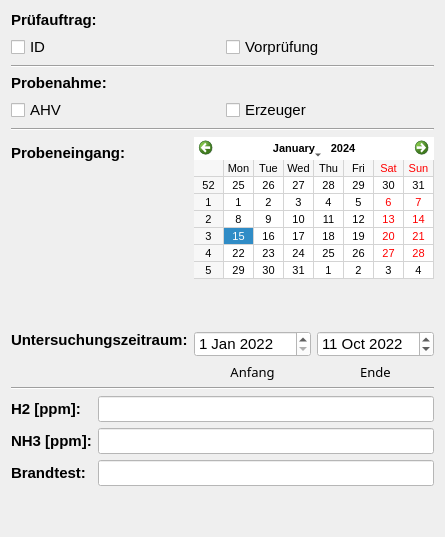
                <widget class="QFrame" name="frame">
                 <property name="sizePolicy">
                  <sizepolicy hsizetype="Fixed" vsizetype="Fixed">
                   <horstretch>0</horstretch>
                   <verstretch>0</verstretch>
                  </sizepolicy>
                 </property>
                 <layout class="QVBoxLayout" name="verticalLayout_7">
                  <item>
                   <widget class="QLabel" name="label_18">
                    <property name="sizePolicy">
                     <sizepolicy hsizetype="Fixed" vsizetype="Fixed">
                      <horstretch>0</horstretch>
                      <verstretch>0</verstretch>
                     </sizepolicy>
                    </property>
                    <property name="font">
                     <font>
                      <family>Leelawadee UI</family>
                      <pointsize>11</pointsize>
                      <weight>75</weight>
                      <bold>true</bold>
                     </font>
                    </property>
                    <property name="styleSheet">
                     <string>background-color: none;color: black</string>
                    </property>
                    <property name="text">
                     <string>Prüfauftrag:</string>
                    </property>
                   </widget>
                  </item>
                  <item>
                   <layout class="QHBoxLayout" name="horizontalLayout_3">
                    <item>
                     <widget class="QCheckBox" name="checkBox_10">
                      <property name="font">
                       <font>
                        <family>Leelawadee UI</family>
                        <pointsize>11</pointsize>
                       </font>
                      </property>
                      <property name="styleSheet">
                       <string>background-color: none;color: black</string>
                      </property>
                      <property name="text">
                       <string>ID</string>
                      </property>
                     </widget>
                    </item>
                    <item>
                     <widget class="QCheckBox" name="checkBox_11">
                      <property name="font">
                       <font>
                        <family>Leelawadee UI</family>
                        <pointsize>11</pointsize>
                       </font>
                      </property>
                      <property name="styleSheet">
                       <string>background-color: none;color: black</string>
                      </property>
                      <property name="text">
                       <string>Vorprüfung</string>
                      </property>
                     </widget>
                    </item>
                   </layout>
                  </item>
                  <item>
                   <widget class="Line" name="line_6">
                    <property name="orientation">
                     <enum>Qt::Horizontal</enum>
                    </property>
                   </widget>
                  </item>
                  <item>
                   <widget class="QLabel" name="label_20">
                    <property name="sizePolicy">
                     <sizepolicy hsizetype="Fixed" vsizetype="Fixed">
                      <horstretch>0</horstretch>
                      <verstretch>0</verstretch>
                     </sizepolicy>
                    </property>
                    <property name="font">
                     <font>
                      <family>Leelawadee UI</family>
                      <pointsize>11</pointsize>
                      <weight>75</weight>
                      <bold>true</bold>
                     </font>
                    </property>
                    <property name="styleSheet">
                     <string notr="true">color: rgb(0, 0, 0);</string>
                    </property>
                    <property name="text">
                     <string>Probenahme:</string>
                    </property>
                   </widget>
                  </item>
                  <item>
                   <layout class="QHBoxLayout" name="horizontalLayout_7">
                    <item>
                     <widget class="QCheckBox" name="checkBox_12">
                      <property name="font">
                       <font>
                        <family>Leelawadee UI</family>
                        <pointsize>11</pointsize>
                       </font>
                      </property>
                      <property name="styleSheet">
                       <string>background-color: none;color: black</string>
                      </property>
                      <property name="text">
                       <string>AHV</string>
                      </property>
                     </widget>
                    </item>
                    <item>
                     <widget class="QCheckBox" name="checkBox_13">
                      <property name="font">
                       <font>
                        <family>Leelawadee UI</family>
                        <pointsize>11</pointsize>
                       </font>
                      </property>
                      <property name="styleSheet">
                       <string>background-color: none;color: black</string>
                      </property>
                      <property name="text">
                       <string>Erzeuger</string>
                      </property>
                     </widget>
                    </item>
                   </layout>
                  </item>
                  <item>
                   <widget class="Line" name="line_7">
                    <property name="orientation">
                     <enum>Qt::Horizontal</enum>
                    </property>
                   </widget>
                  </item>
                  <item>
                   <layout class="QFormLayout" name="formLayout_2">
                    <item row="0" column="0">
                     <widget class="QLabel" name="label_4">
                      <property name="font">
                       <font>
                        <family>Leelawadee UI</family>
                        <pointsize>11</pointsize>
                        <weight>75</weight>
                        <bold>true</bold>
                       </font>
                      </property>
                      <property name="styleSheet">
                       <string>background-color: none;color: black</string>
                      </property>
                      <property name="text">
                       <string>Probeneingang:</string>
                      </property>
                     </widget>
                    </item>
                    <item row="2" column="0">
                     <widget class="QLabel" name="label_19">
                      <property name="font">
                       <font>
                        <family>Leelawadee UI</family>
                        <pointsize>11</pointsize>
                        <weight>75</weight>
                        <bold>true</bold>
                       </font>
                      </property>
                      <property name="styleSheet">
                       <string>background-color: none;color: black</string>
                      </property>
                      <property name="text">
                       <string>Untersuchungszeitraum:</string>
                      </property>
                      <property name="alignment">
                       <set>Qt::AlignLeading|Qt::AlignLeft|Qt::AlignTop</set>
                      </property>
                     </widget>
                    </item>
                    <item row="2" column="1">
                     <layout class="QVBoxLayout" name="verticalLayout_8">
                      <item>
                       <layout class="QHBoxLayout" name="horizontalLayout_9">
                        <item>
                         <widget class="QDateEdit" name="dateEdit_2">
                          <property name="font">
                           <font>
                            <family>Leelawadee UI</family>
                            <pointsize>11</pointsize>
                           </font>
                          </property>
                          <property name="styleSheet">
                           <string notr="true">background-color: white;
color: rgb(0, 0, 0);</string>
                          </property>
                          <property name="dateTime">
                           <datetime>
                            <hour>0</hour>
                            <minute>0</minute>
                            <second>0</second>
                            <year>2022</year>
                            <month>1</month>
                            <day>1</day>
                           </datetime>
                          </property>
                         </widget>
                        </item>
                        <item>
                         <widget class="QDateEdit" name="end_dateedit">
                          <property name="font">
                           <font>
                            <family>Leelawadee UI</family>
                            <pointsize>11</pointsize>
                           </font>
                          </property>
                          <property name="styleSheet">
                           <string notr="true">background-color: white;
color: rgb(0, 0, 0);</string>
                          </property>
                          <property name="dateTime">
                           <datetime>
                            <hour>0</hour>
                            <minute>0</minute>
                            <second>0</second>
                            <year>2022</year>
                            <month>10</month>
                            <day>11</day>
                           </datetime>
                          </property>
                         </widget>
                        </item>
                       </layout>
                      </item>
                      <item>
                       <layout class="QHBoxLayout" name="horizontalLayout_10">
                        <item>
                         <widget class="QLabel" name="label_22">
                          <property name="font">
                           <font>
                            <family>Californian FB</family>
                            <pointsize>10</pointsize>
                           </font>
                          </property>
                          <property name="styleSheet">
                           <string>background-color: none;color: black</string>
                          </property>
                          <property name="text">
                           <string>Anfang</string>
                          </property>
                          <property name="alignment">
                           <set>Qt::AlignCenter</set>
                          </property>
                         </widget>
                        </item>
                        <item>
                         <widget class="QLabel" name="label_21">
                          <property name="font">
                           <font>
                            <family>Californian FB</family>
                            <pointsize>10</pointsize>
                           </font>
                          </property>
                          <property name="styleSheet">
                           <string>background-color: none;color: black</string>
                          </property>
                          <property name="text">
                           <string>Ende</string>
                          </property>
                          <property name="alignment">
                           <set>Qt::AlignCenter</set>
                          </property>
                         </widget>
                        </item>
                       </layout>
                      </item>
                     </layout>
                    </item>
                    <item row="0" column="1">
                     <widget class="QCalendarWidget" name="calendarWidget">
                      <property name="maximumSize">
                       <size>
                        <width>16777215</width>
                        <height>16777215</height>
                       </size>
                      </property>
                      <property name="font">
                       <font>
                        <family>Leelawadee UI</family>
                        <pointsize>8</pointsize>
                       </font>
                      </property>
                      <property name="styleSheet">
                       <string notr="true">background-color: white;color: black</string>
                      </property>
                      <property name="gridVisible">
                       <bool>true</bool>
                      </property>
                     </widget>
                    </item>
                    <item row="1" column="1">
                     <spacer name="verticalSpacer_6">
                      <property name="orientation">
                       <enum>Qt::Vertical</enum>
                      </property>
                      <property name="sizeType">
                       <enum>QSizePolicy::Fixed</enum>
                      </property>
                      <property name="sizeHint" stdset="0">
                       <size>
                        <width>20</width>
                        <height>40</height>
                       </size>
                      </property>
                     </spacer>
                    </item>
                   </layout>
                  </item>
                  <item>
                   <widget class="Line" name="line_8">
                    <property name="orientation">
                     <enum>Qt::Horizontal</enum>
                    </property>
                   </widget>
                  </item>
                  <item>
                   <layout class="QVBoxLayout" name="verticalLayout_9">
                    <item>
                     <layout class="QFormLayout" name="formLayout_3">
                      <item row="0" column="0">
                       <widget class="QLabel" name="label_23">
                        <property name="font">
                         <font>
                          <family>Leelawadee UI</family>
                          <pointsize>11</pointsize>
                          <weight>75</weight>
                          <bold>true</bold>
                         </font>
                        </property>
                        <property name="styleSheet">
                         <string>background-color: none;color: black</string>
                        </property>
                        <property name="text">
                         <string>H2 [ppm]:</string>
                        </property>
                       </widget>
                      </item>
                      <item row="0" column="1">
                       <widget class="QLineEdit" name="lineEdit_2">
                        <property name="font">
                         <font>
                          <family>Leelawadee UI</family>
                          <pointsize>11</pointsize>
                         </font>
                        </property>
                        <property name="styleSheet">
                         <string notr="true">background-color: rgb(255, 255, 255);
color: rgb(0, 0, 0);</string>
                        </property>
                       </widget>
                      </item>
                      <item row="1" column="0">
                       <widget class="QLabel" name="label_24">
                        <property name="font">
                         <font>
                          <family>Leelawadee UI</family>
                          <pointsize>11</pointsize>
                          <weight>75</weight>
                          <bold>true</bold>
                         </font>
                        </property>
                        <property name="styleSheet">
                         <string>background-color: none;color: black</string>
                        </property>
                        <property name="text">
                         <string>NH3 [ppm]:</string>
                        </property>
                       </widget>
                      </item>
                      <item row="1" column="1">
                       <widget class="QLineEdit" name="lineEdit_12">
                        <property name="font">
                         <font>
                          <family>Leelawadee UI</family>
                          <pointsize>11</pointsize>
                         </font>
                        </property>
                        <property name="styleSheet">
                         <string notr="true">background-color: rgb(255, 255, 255);
color: rgb(0, 0, 0);</string>
                        </property>
                       </widget>
                      </item>
                      <item row="2" column="0">
                       <widget class="QLabel" name="label_25">
                        <property name="font">
                         <font>
                          <family>Leelawadee UI</family>
                          <pointsize>11</pointsize>
                          <weight>75</weight>
                          <bold>true</bold>
                         </font>
                        </property>
                        <property name="styleSheet">
                         <string>background-color: none;color: black</string>
                        </property>
                        <property name="text">
                         <string>Brandtest:</string>
                        </property>
                       </widget>
                      </item>
                      <item row="2" column="1">
                       <widget class="QLineEdit" name="lineEdit_13">
                        <property name="font">
                         <font>
                          <family>Leelawadee UI</family>
                          <pointsize>11</pointsize>
                         </font>
                        </property>
                        <property name="styleSheet">
                         <string notr="true">background-color: rgb(255, 255, 255);
color: rgb(0, 0, 0);</string>
                        </property>
                       </widget>
                      </item>
                     </layout>
                    </item>
                   </layout>
                  </item>
                  <item>
                   <spacer name="verticalSpacer_7">
                    <property name="orientation">
                     <enum>Qt::Vertical</enum>
                    </property>
                    <property name="sizeHint" stdset="0">
                     <size>
                      <width>20</width>
                      <height>40</height>
                     </size>
                    </property>
                   </spacer>
                  </item>
                 </layout>
                </widget>
